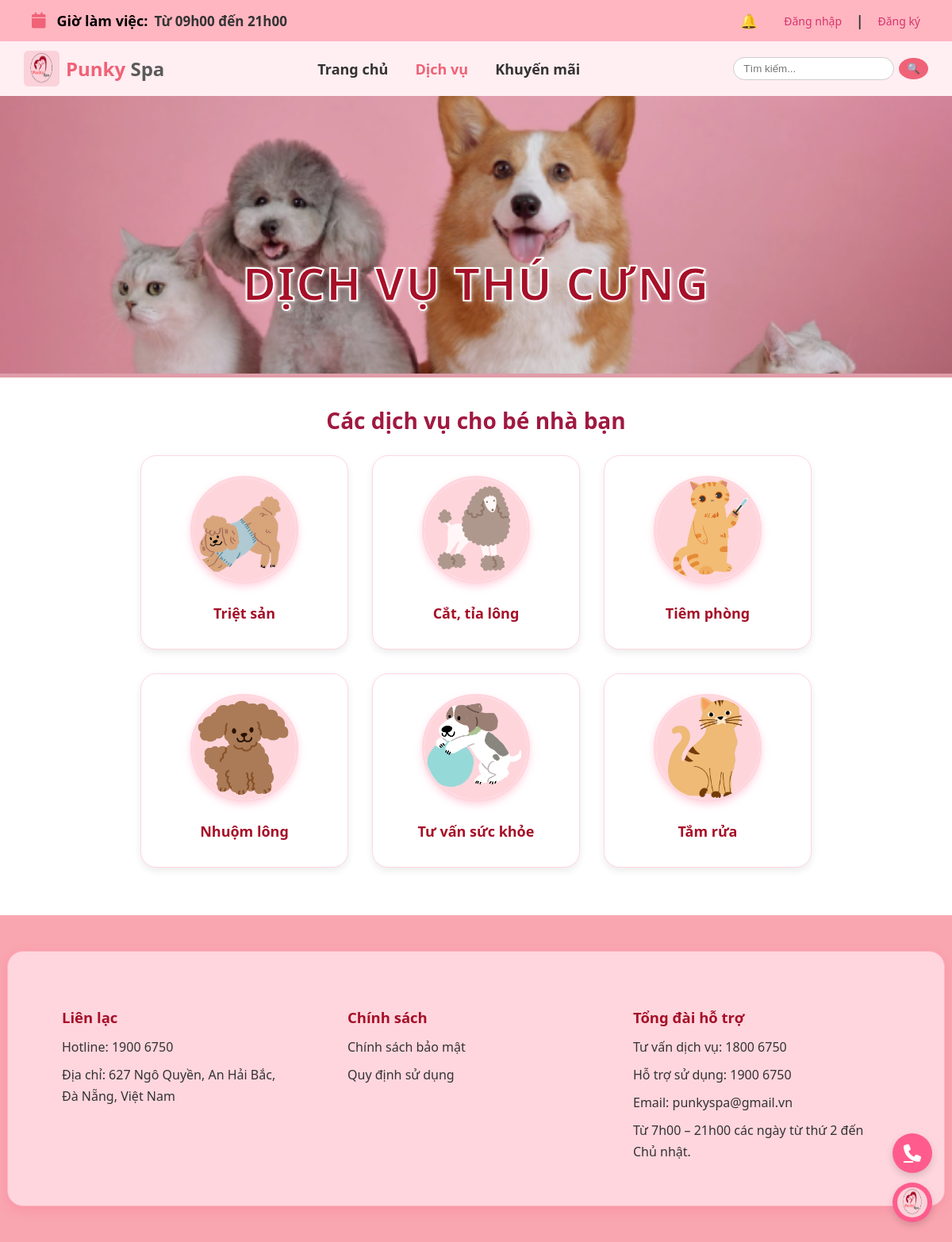
Screenshot of /dichvu/ with the database file from the repository.
### DV/models.py (models this page shows, shortened)
class DichVu(models.Model):
    ten_dich_vu = models.CharField(max_length=100, verbose_name="Tên dịch vụ")
    mo_ta = models.TextField(verbose_name="Mô tả", blank=True)
    gia = models.DecimalField(max_digits=10, decimal_places=2, verbose_name="Giá")
    hinh_anh = models.ImageField(upload_to="dichvu/", blank=True, null=True, verbose_name="Hình ảnh")

### DV/views.py (the view)
# urls.py: path('', views.danh_sach_dich_vu, name='danh_sach_dich_vu'),
def danh_sach_dich_vu(request):
    dich_vus = DichVu.objects.all().order_by('id')  # sắp xếp để dễ nhìn
    return render(request, 'DV/danhsachdichvu.html', {
        'dich_vu': dich_vus
    })

### TB/context_processors.py (called while the page is built)
def thong_bao_moi(request):
    thong_baos_moi = []
    if request.user.is_authenticated:
        thong_baos_moi = ThongBao.objects.filter(
            nguoi_nhan=request.user, da_doc=False
        ).order_by('-ngay_tao')[:5]
    return {'thong_baos_moi': thong_baos_moi}

### DV/templates/DV/danhsachdichvu.html (shortened to what this page needs)
{% load static %}
{% load humanize %}
<!DOCTYPE html>
<html lang="vi">
<head>
  <link rel="stylesheet" href="{% static 'trangchu/style.css' %}">
  <link rel="stylesheet" href="{% static 'DV/style.css' %}">
  <link rel="stylesheet" href="https://cdnjs.cloudflare.com/ajax/libs/font-awesome/6.5.0/css/all.min.css">
</head>
<body>
  <div class="topbar">
    <div class="topbar-left">
      <i class="fa fa-calendar"></i>
      <strong>Giờ làm việc:</strong> Từ 09h00 đến 21h00
    </div>
    <div class="right">
      {% if user.is_authenticated %}
      <div class="notify-box">
        <span class="notify-icon">🔔</span>
        <div class="notify-content">
          {% for tb in thong_baos_moi %}
          <div class="notify-item">
            <strong>{{ tb.tieu_de }}</strong><br>
            <small>{{ tb.ngay_tao|date:"d/m/Y H:i" }}</small>
          </div>
          {% empty %}
          <p>Không có thông báo mới.</p>
          {% endfor %}
          <a href="{% url 'danh_sach_thong_bao' %}" class="view-all">Xem tất cả</a>
        </div>
      </div>
      <div class="user-menu">
        <button class="user-btn">
          <i class="fa fa-user"></i> {{ user.username }}
          <i class="fa fa-caret-down"></i>
        </button>
        <div class="dropdown-menu">
          <div class="submenu">
            <a href="#" class="submenu-toggle">
              <i class="fa fa-user-circle"></i> Tài khoản <i class="fa fa-caret-down"></i>
            </a>
            <div class="submenu-items">
              <a href="{% url 'thongtintaikhoan' %}"><i class="fa fa-id-card"></i> Thông tin cá nhân</a>
              <a href="{% url 'thongtinthucung' %}"><i class="fa fa-paw"></i> Thông tin thú cưng</a>
            </div>
        </div>
        <a href="#"><i class="fa fa-star"></i> Tích điểm</a>
        <a href="#"><i class="fa fa-ticket"></i> Mã ưu đãi</a>
        <a href="{% url 'lich_hen_sap_toi' %}"><i class="fa fa-calendar"></i> Lịch hẹn</a>
        <a href="#"><i class="fa fa-comments"></i> Khiếu nại</a>
        <a href="{% url 'dangxuat' %}"><i class="fa fa-sign-out-alt"></i> Đăng xuất</a>
            <a href="#"><i class="fa fa-trash"></i> Xóa tài khoản</a>
    </div>
      </div>
      {% else %}
      <div class="notify-box">
        <span class="notify-icon">🔔</span>
      </div>
      <a href="{% url 'dangnhap' %}">Đăng nhập</a> |
      <a href="{% url 'dangky' %}">Đăng ký</a>
      {% endif %}
    </div>
  </div>
  <header class="navbar">
    <div class="logo">
      <img src="{% static 'trangchu/logo.png' %}" alt="Logo Punky Spa">
      <h1><span class="pink">Punky</span> Spa</h1>
    </div>
    <nav>
      <a href="{% url 'home' %}">Trang chủ</a>
      <a href="{% url 'danh_sach_dich_vu' %}" class="active">Dịch vụ</a>
      <a href="#">Khuyến mãi</a>
    </nav>
    <div class="search">
      <input type="text" placeholder="Tìm kiếm...">
      <button>🔍</button>
    </div>
  </header>
  <section class="banner-dichvu">
    <img src="{% static 'DV/banner-dv.png' %}" alt="Dịch vụ Punky Spa">
    <h2 class="banner-text">DỊCH VỤ THÚ CƯNG</h2>
  </section>
  <h2 class="title-dv">Các dịch vụ cho bé nhà bạn</h2>
  <div class="dv-container">
    {% for dv in dich_vu %}
    <div class="dv-card">
      <a href="{% url 'chi_tiet_dich_vu' dv.id %}" class="dv-link">
        {% if dv.hinh_anh %}
        <img src="{% static 'DV/' %}{{ dv.hinh_anh }}" alt="{{ dv.ten_dich_vu }}">
        {% else %}
        <img src="{% static 'DV/noimage.png' %}" alt="Không có ảnh">
        {% endif %}
        <h3>{{ dv.ten_dich_vu }}</h3>
      </a>
    </div>
    {% empty %}
    <p style="text-align:center;">Hiện chưa có dịch vụ nào.</p>
    {% endfor %}
  </div>
  <footer class="footer">
    <div class="footer-container">
      <div class="footer-column">
        <h4>Liên lạc</h4>
        <p>Hotline: 1900 6750</p>
        <p>Địa chỉ: 627 Ngô Quyền, An Hải Bắc,<br>Đà Nẵng, Việt Nam</p>
      </div>
      <div class="footer-column">
        <h4>Chính sách</h4>
        <p>Chính sách bảo mật</p>
        <p>Quy định sử dụng</p>
      </div>
      <div class="footer-column">
        <h4>Tổng đài hỗ trợ</h4>
        <p>Tư vấn dịch vụ: 1800 6750</p>
        <p>Hỗ trợ sử dụng: 1900 6750</p>
        <p>Email: punkyspa@gmail.vn</p>
        <p>Từ 7h00 – 21h00 các ngày từ thứ 2 đến Chủ nhật.</p>
      </div>
    </div>
  </footer>
  <div class="floating-icons">
    <a href="tel:19006750" class="phone-icon" title="Gọi ngay Punky Spa">
      <i class="fa fa-phone"></i>
    </a>
    <div class="chat-icon" id="chatToggle">
      <img src="{% static 'trangchu/logo.png' %}" alt="Chat Punky Spa">
    </div>
  </div>
</body>
</html>

### trangchu/static/trangchu/style.css (style rules this page uses)
body { font-family: 'Segoe UI', sans-serif; margin: 0; padding: 0; background-color: #fff; }
.topbar { background-color: #f8aebc; color: #222; display: flex; justify-content: space-between; align-items: center; padding: 10px 50px; font-size: 18px; font-weight: 600; }
.topbar-left { display: flex; align-items: center; gap: 8px; }
.topbar-left i { color: #333; font-size: 20px; }
.topbar-left strong { font-weight: 700; color: #000; font-size: 18px; }
.notify-icon { font-size: 22px; cursor: pointer; color: #a01940; }
header.navbar { background-color: #ffeef2; display: flex; align-items: center; justify-content: space-between; padding: 12px 30px; box-shadow: 0 2px 5px rgba(0, 0, 0, 0.05); }
.logo { display: flex; align-items: center; }
.logo img { width: 45px; height: 45px; border-radius: 6px; margin-right: 8px; }
.logo h1 { font-size: 24px; color: #5a5a5a; margin: 0; }
.logo .pink { color: #f06277; font-weight: bold; }
nav a { margin: 0 20px; text-decoration: none; font-weight: 700; color: #333; font-size: 18px; transition: color 0.2s, transform 0.2s; }
nav a.active, nav a:hover { color: #f06277; transform: scale(1.05); }
.search { display: flex; align-items: center; }
.search input { border: 1px solid #ccc; border-radius: 20px; padding: 6px 12px; outline: none; }
.search button { background-color: #f06277; color: #fff; border: none; padding: 6px 10px; border-radius: 50%; margin-left: 6px; cursor: pointer; }
.footer { background-color: #f8aebc; padding: 40px 0; display: flex; justify-content: center; align-items: center; }
.footer-container { background-color: #ffd6de; width: 90%; max-width: 1100px; display: flex; justify-content: space-between; flex-wrap: wrap; padding: 25px 40px; border-radius: 10px; box-shadow: 0 4px 10px rgba(0,0,0,0.1); }
.footer-column { flex: 1; min-width: 250px; margin: 10px 20px; }
.footer-column h4 { font-size: 18px; font-weight: 700; margin-bottom: 12px; color: #000; }
.footer-column p { margin: 6px 0; color: #222; line-height: 1.7; font-size: 16px; }
.topbar .right { display: flex; align-items: center; gap: 18px; justify-content: flex-end; }
.topbar a { text-decoration: none; color: #d6336c; font-weight: 500; font-size: 14px; transition: 0.2s; }
.dropdown-menu a i, .topbar i { vertical-align: middle; }
.topbar .fa, .dropdown-menu .fa { color: #f06277; }
.notify-box { position: relative; display: inline-block; margin-right: 15px; }
.notify-icon { font-size: 18px; cursor: pointer; color: #a01940; }
.floating-icons { position: fixed; bottom: 25px; right: 25px; display: flex; flex-direction: column; align-items: flex-end; gap: 12px; z-index: 999; }
.phone-icon, .chat-icon { width: 50px; height: 50px; border-radius: 50%; background-color: #ff5c8d; display: flex; justify-content: center; align-items: center; color: #fff; font-size: 22px; box-shadow: 0 4px 10px rgba(0,0,0,0.15); transition: transform 0.3s; }
.chat-icon img { width: 38px; height: 38px; border-radius: 50%; }

### DV/templates/DV/danhsachdichvu.html (style rules this page uses)
.topbar { background-color: #ffb6c1; padding: 14px 40px; font-size: 17px; font-weight: 600; display: flex; justify-content: space-between; align-items: center; box-shadow: 0 3px 10px rgba(255, 92, 141, 0.15); }
.topbar-left i { color: #a61028; margin-right: 6px; }
.dv-card h3 { text-decoration: none !important; color: #a61028; font-size: 18px; margin-top: 10px; }
.dv-card a { text-decoration: none !important; }
.dv-card img { width: 130px; height: 130px; border-radius: 50%; object-fit: cover; background-color: #fff; border: 3px solid #ffd6de; box-shadow: 0 4px 10px rgba(255, 92, 141, 0.25); transition: transform 0.3s ease, box-shadow 0.3s ease; }
.footer { background-color: #f9a6b0; padding: 45px 0; color: #4a2c2c; }
.footer-container { max-width: 1100px; margin: 0 auto; display: flex; justify-content: space-between; align-items: flex-start; flex-wrap: wrap; background-color: #ffd6de; border-radius: 20px; padding: 35px 50px; box-shadow: 0 4px 14px rgba(255, 92, 141, 0.25); border: 1px solid #ffb6c1; }
.footer-column { flex: 1; min-width: 230px; margin: 10px 18px; }
.footer-column h4 { font-size: 18.5px; color: #a61028; margin-bottom: 12px; font-weight: 700; }
.footer-column p { font-size: 16px; line-height: 1.7; color: #333; margin-bottom: 8px; }

### rows the page displays
DichVu: hinh_anh (picture), ten_dich_vu "Triệt sản"
DichVu: hinh_anh (picture), ten_dich_vu "Cắt, tỉa lông"
DichVu: hinh_anh (picture), ten_dich_vu "Tiêm phòng"
DichVu: hinh_anh (picture), ten_dich_vu "Nhuộm lông"
DichVu: hinh_anh (picture), ten_dich_vu "Tư vấn sức khỏe"
DichVu: hinh_anh (picture), ten_dich_vu "Tắm rửa"
